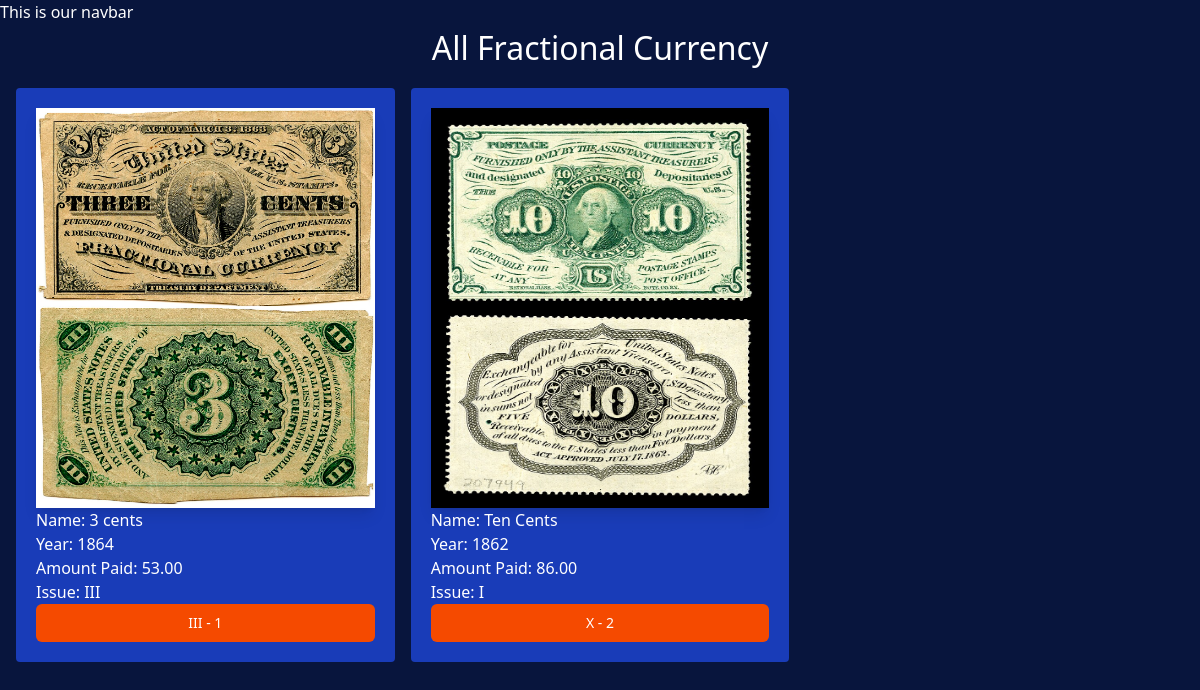
Screenshot of /currency/ with the database file from the repository.
### currency/models.py (models this page shows, shortened)
class FractionalCurrencyVariety(models.Model):
    ISSUE_TYPE = [
        ('I', 'First Issue'),
        ('II', 'Second Issue'),
        ('III', 'Third Issue'),
        ('IV', 'Fourth Issue'),
        ('V', 'Fifth Issue'),
    ]
    CURRENCY_TYPE_CHOICE = [
        ('III', 'Three Cents'),
        ('V', 'Five Cents'),
        ('X', 'Ten Cents'),
        ('XXV', 'Twenty Five Cents'),
        ('L', 'Fifty Cents'),
    ]
    name = models.CharField(max_length=100)
    year = models.CharField(max_length=100, default='2025')
    fr_number = models.IntegerField(default=0, help_text="Fr Number.")
    price_paid = models.DecimalField(max_digits=10, decimal_places=2, default=0.00)
    image = models.ImageField(upload_to='fractioanl_currencies/')
    date_added = models.DateTimeField(default=timezone.now)
    type = models.CharField(max_length=5, choices=CURRENCY_TYPE_CHOICE)
    issue = models.CharField(max_length=5, choices=ISSUE_TYPE)
    description = models.TextField(default='')

### currency/views.py (the view)
# urls.py: path('', views.fractional_currency, name='fractional_currency'),
def fractional_currency(request):
    fractionCurrencies = FractionalCurrencyVariety.objects.all()
    return render(request, 'currency/fractional_currency.html', { 'fractionals': fractionCurrencies })

### currency/templates/currency/fractional_currency.html (shortened to what this page needs)
{% extends "layout.html" %}
{% block content %}
<h1> All Fractional Currency </h1>
<div class="grid grid-cols-3 gap-4 m-4">
    {% for fractional in fractionals  %}
        <div class="bg-blue-800 p-5 rounded">
            <img class="rouded shadow-lg h-100 w-[100%]" src="{{fractional.image.url}}" alt="" />
            <span> Name: {{fractional.name}} </span> </br>
            <span> Year: {{fractional.year}} </span> </br>
            <span> Amount Paid: {{fractional.price_paid}} </span> </br>
            <span> Issue: {{fractional.issue}} </span> </br>
            <a href="{% url 'fractional_currency_details' fractional.id %}">
                <button
                    type="button"
                    class="inline-flex items-center w-[100%] justify-center px-4 py-2 border border-transparent text-sm font-medium rounded-md
                    text-white bg-orange-600 hover:bg-amber-500 focus:outline-none focus:ring-2 focus:ring-offset-2 focus:ring-orange-500"
                >
                {{fractional.type}} - {{fractional.id}}
                </button>
            </a>
        </div>
    {% endfor %}
</div>
{% endblock %}

### static/style.css (style rules this page uses)
body { background-color: #08153d; color: white; }
h1 { text-align: center; font-size: 2em; }

### rows the page displays
FractionalCurrencyVariety: image (picture), name "3 cents", year "1864", price_paid "53.00", issue "III", type "III", id "1"
FractionalCurrencyVariety: image (picture), name "Ten Cents", year "1862", price_paid "86.00", issue "I", type "X", id "2"
